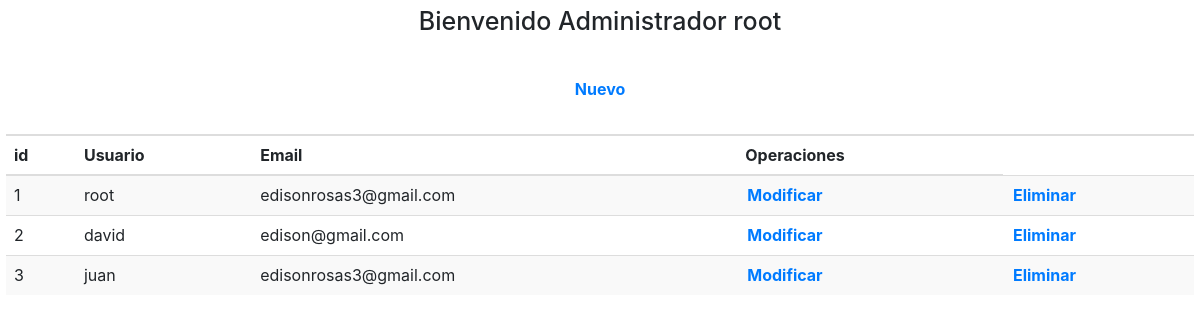
The app's page /admin/Administrador/mostrarUsuarios.php (signed in) with its own data.
### tables this page shows
CREATE TABLE `tipousuario` (
  `idTipoUsuario` int(11) NOT NULL,
  `uUsuario` varchar(45) DEFAULT NULL,
  `contraseña` varchar(50) DEFAULT NULL,
  `uEmail` varchar(45) DEFAULT NULL,
  `idRol` int(11) DEFAULT NULL
);

### admin/Administrador/mostrarUsuarios.php (the view, shortened to what this page needs)
<?php
$usuario = $_SESSION['username'];
if (!isset($usuario)) {
    header("Location: ../../login.php");
}else{
    echo " <h1>Bienvenido Administrador $usuario</h1> ";
}
?>
<!DOCTYPE html>
<html lang="en">
<head>
    <link rel="stylesheet" href="https://maxcdn.bootstrapcdn.com/bootstrap/3.3.7/css/bootstrap.min.css">
    <link rel="stylesheet" href="https://cdn.jsdelivr.net/npm/bootstrap@4.0.0/dist/css/bootstrap.min.css">
</head>
<body>
   <div class="table-responsive">
   <table class="table table-striped">
       <thead>
           <tr>
               <th colspan="13">
                   <a href="crearUsuario.php"> <center>Nuevo</center> </a>
               </th>
           </tr>
           <tr>
               <th>id</th>
               <th>Usuario</th>
               <th>Email</th>
               <th>Operaciones</th>
           </tr>
       </thead>
       <tbody>
           <?php
           include "../../conexion.php";
           $query = "SELECT * FROM tipoUsuario";
           $resultado = $conn->query($query);
           while ($row = $resultado->fetch_assoc()) {
            ?>
            <tr>
            <td> <?php echo $row['idTipoUsuario']; ?> </td>
            <td> <?php echo $row['uUsuario']; ?> </td>
            <td> <?php echo $row['uEmail']; ?> </td>
            <th> <a href="editarUsuario.php?id=<?php echo $row['idTipoUsuario'];?>">Modificar</a></th>
            <th> <a href="eliminarUsuario.php?id=<?php echo $row['idTipoUsuario'];?>">Eliminar</a></th>
            </tr>
           <?php
           }
           ?>
       </tbody>
    </table>
   </div>
</body>
</html>

### css/templatemo_style.css (style rules this page uses)
body { font:14px/1.85em 'Open Sans',Arial,Helvetice Neue,sans-serif; color:#000000; font-weight:400; font-style:normal; -webkit-font-smoothing:antialiased; -webkit-text-size-adjust:100%; }
a,a:hover,a:focus { text-decoration:none; -webkit-transition:all 150ms ease-in; -moz-transition:all 150ms ease-in; -o-transition:all 150ms ease-in; transition:all 150ms ease-in; }
h1,h2,h3,h4,h5,h6 { font-family:'Open Sans',Arial,Helvetice Neue,sans-serif; }
h1 { width:100%; font-size:36px; color:#747474; text-align:center; }

### css/styles.css (style rules this page uses)
table { border-collapse:collapse; border-spacing:0; }
* { margin: 0; padding: 2; -box-sizing: border-box; }

### records on screen
tipousuario: idTipoUsuario "1", uUsuario "root", uEmail "edisonrosas3@gmail.com"
tipousuario: idTipoUsuario "2", uUsuario "david", uEmail "edison@gmail.com"
tipousuario: idTipoUsuario "3", uUsuario "juan", uEmail "edisonrosas3@gmail.com"

### other values on screen
$usuario "root"
